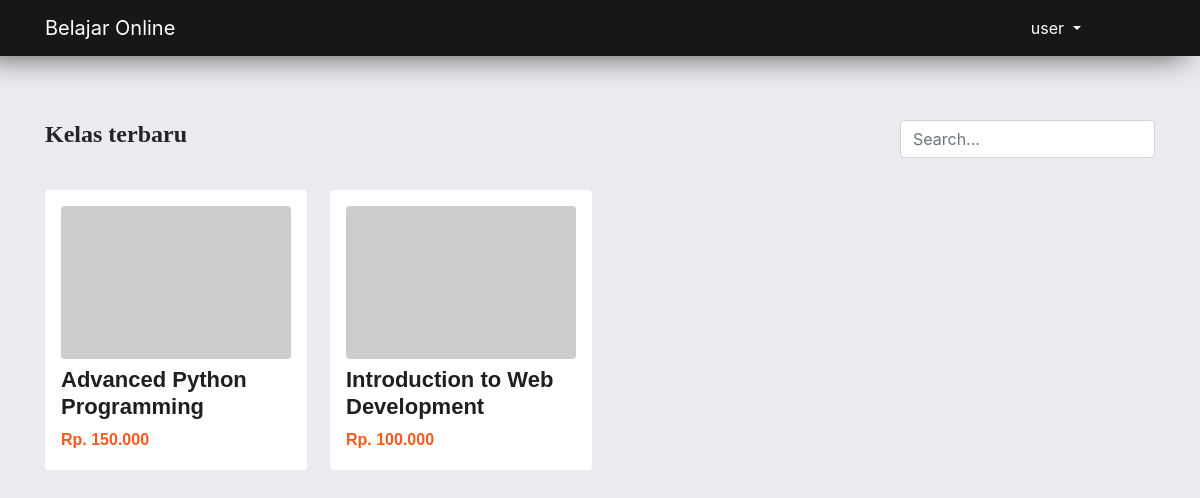
The page / on the database its author committed.
### tables this page shows
CREATE TABLE courses (
    id INT AUTO_INCREMENT PRIMARY KEY,
    title VARCHAR(255) NOT NULL,
    thumbnail VARCHAR(255) NOT NULL,
    description TEXT,
    point INT DEFAULT 0,
    price DECIMAL(10, 2) NOT NULL,
    status ENUM('draft', 'publish') DEFAULT 'draft',   
    created_at TIMESTAMP DEFAULT CURRENT_TIMESTAMP,
    updated_at TIMESTAMP DEFAULT CURRENT_TIMESTAMP ON UPDATE CURRENT_TIMESTAMP
);

### index.php (the view, shortened to what this page needs)
<?php
include "./app/init.php";
if (isset($_GET['q'])) {
    $s = mysqli_real_escape_string($con, $_GET['q']);
    $sql = mysqli_query($con, "SELECT * FROM `courses`  WHERE `status` ='publish' AND `title` LIKE '%$s%'  ORDER BY `id` DESC");
} else {
    $sql = mysqli_query($con, "SELECT * FROM `courses` WHERE `status` ='publish' ORDER BY `id` DESC");
}
?>
<!DOCTYPE html>
<html lang="en">
<head>
    <link rel="stylesheet" href="./assets/css/bootstrap.min.css">
    <link rel="stylesheet" href="./assets/css/all.min.css">
</head>
<body>
    <nav class="position-fixed navbar navbar-expand-lg navbar-dark">
        <div class="container ">
            <a class="navbar-brand mr-5" href="./index.php">
                Belajar Online
            </a>
            <div class="collapse navbar-collapse" id="navbarNav">
                <ul class="navbar-nav text-uppercase mx-auto col-10">
                </ul>
                <div class="nav-item dropdown col-lg-3 col-md-6 ">
                    <a class="nav-link dropdown-toggle user cart text-white" href="#" id="navbarDropdown" role="button" data-toggle="dropdown" aria-haspopup="true" aria-expanded="false">
                        <?php
                        if (!isset($_SESSION['name'])) {
                            echo "user";
                        } else {
                            echo substr($user['name'], 0, 18);
                        }
                        ?>
                    </a>
                </div>
            </div>
        </div>
    </nav>
    <section class="features pt-5">
        <div class="container pt-5">
            <div class="row justify-content-end mt-4">
                <div class="col-lg-9">
                    <h4>Kelas terbaru</h4>
                </div>
                <div class="col-lg-3">
                    <form action="">
                        <div class="form-group">
                            <input type="search" class="form-control" name="q" placeholder="Search..." value="<?= isset($s) ? $s : "" ?>" id="search">
                        </div>
                    </form>
                </div>
            </div>
            <div class="row  text-center ">
                <?php if (mysqli_num_rows($sql) > 0) {
                    while ($course = mysqli_fetch_assoc($sql)) { ?>
                        <div class="col-lg-3 col-sm-6 col-sm-6 pr-2 pt-3  ">
                            <div class="sale p-3 bg-white bg-white" style="border-radius:4px;">
                                <figure class="figure">
                                    <a href="./page/course-detail.php?id=<?= $course['id']; ?>">
                                        <img class="figure-img img-fluid " style="border-radius:4px;width:100%;" src="<?= $course['thumbnail'] ?>" alt="img">
                                    </a>
                                    <figcaption class="text-left figure-caption ">
                                        <h5>
                                            <a href="./page/course-detail.php?id=<?= $course['id']; ?>"><?= $course['title']; ?></a>
                                        </h5>
                                        <p class="har mt-2">Rp. <?= number_format($course['price'], 0, ',', '.'); ?> </p>
                                    </figcaption>
                                </figure>
                            </div>
                        </div>
                    <?php }
                } ?>
            </div>
        </div>
    </section>
</body>
</html>

### index.php (style rules this page uses)
body { background: #EAEAEF; }
.container h4 { font-family: "lora"; font-weight: bold; }
h5 { font-size: 22px; font-family: 'Gill Sans', 'Gill Sans MT', 'Calibri', 'Trebuchet MS', sans-serif; font-weight: 700; color: #171717; }
.sale .har { font-size: 16px; font-family: Arial; color: #FA591D; font-weight: 600; }
.sale { height: 280px; }
.navbar { background: #171717; position: fixed; left: 0; top: 0; right: 0; margin: auto; z-index: 10; box-shadow: -15px 0px 30px #4e4e4e; }
.nav-item { margin-right: 24px; font-weight: 400; }
.nav-link.user { font-size: 16px; }
a { text-decoration: none; color: #201f1f; }

### rows shown on the page
courses: title "Advanced Python Programming", price "150.000"
courses: title "Introduction to Web Development", price "100.000"
